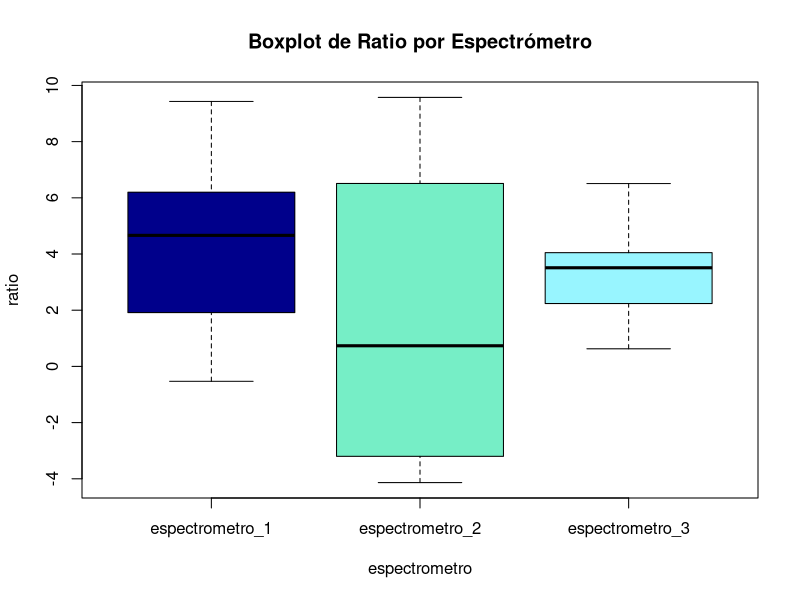
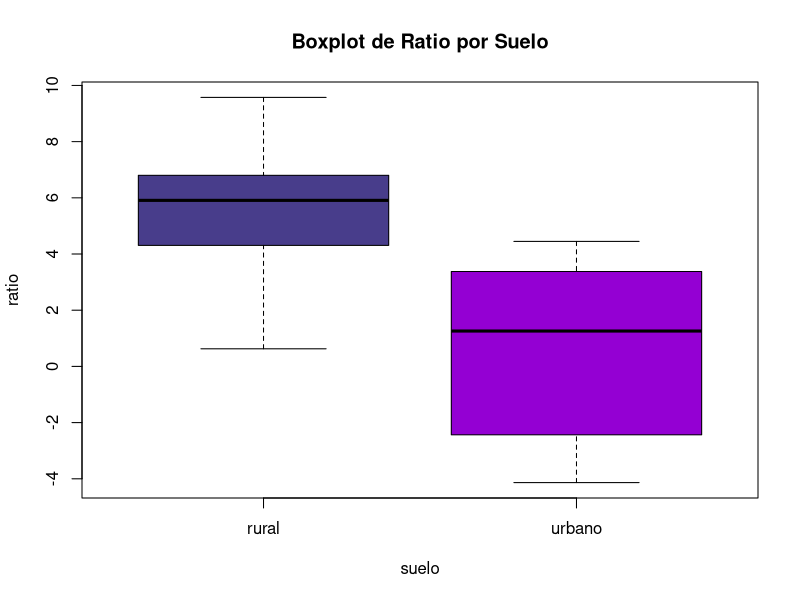
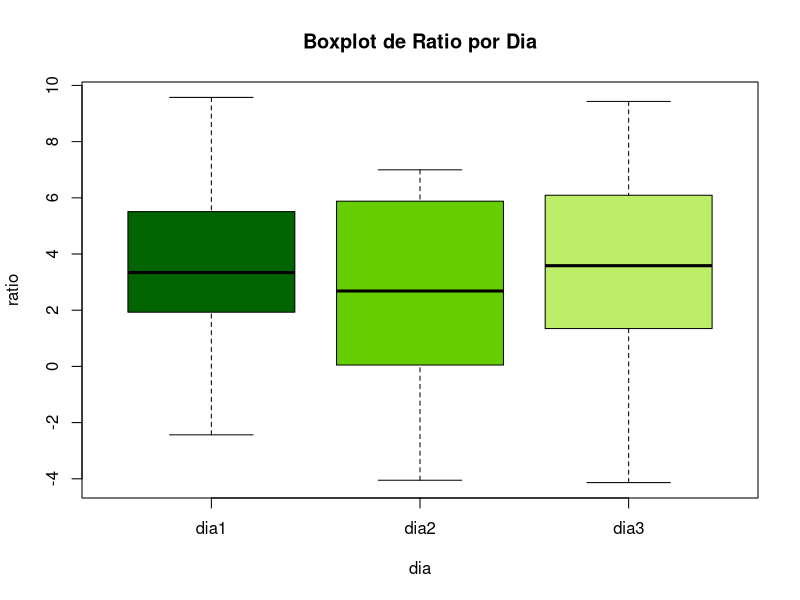
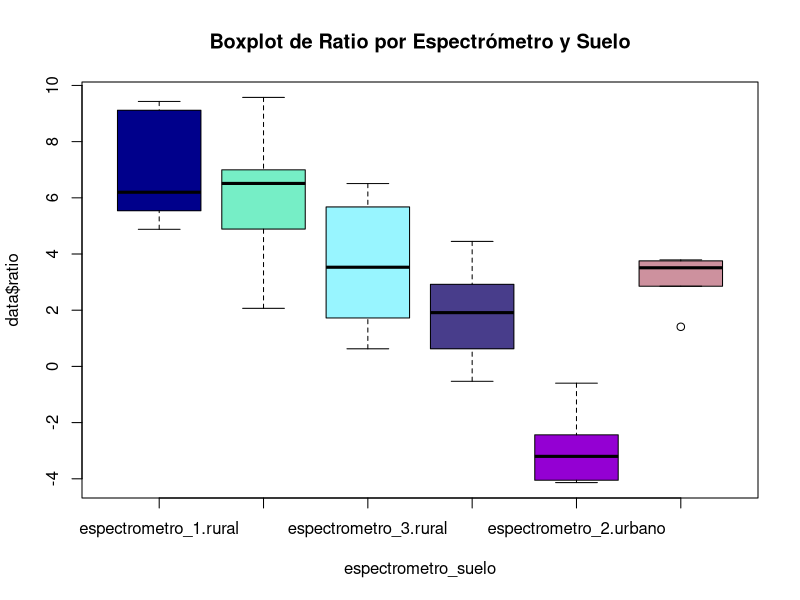
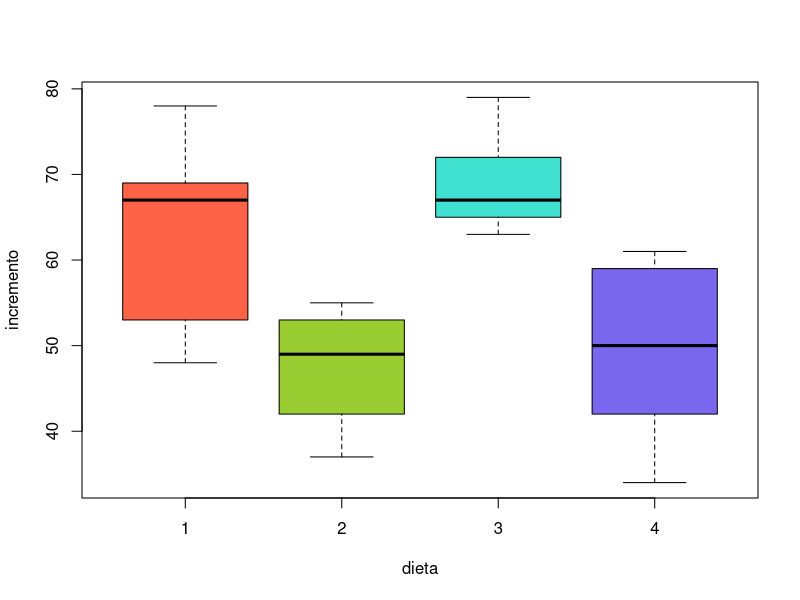
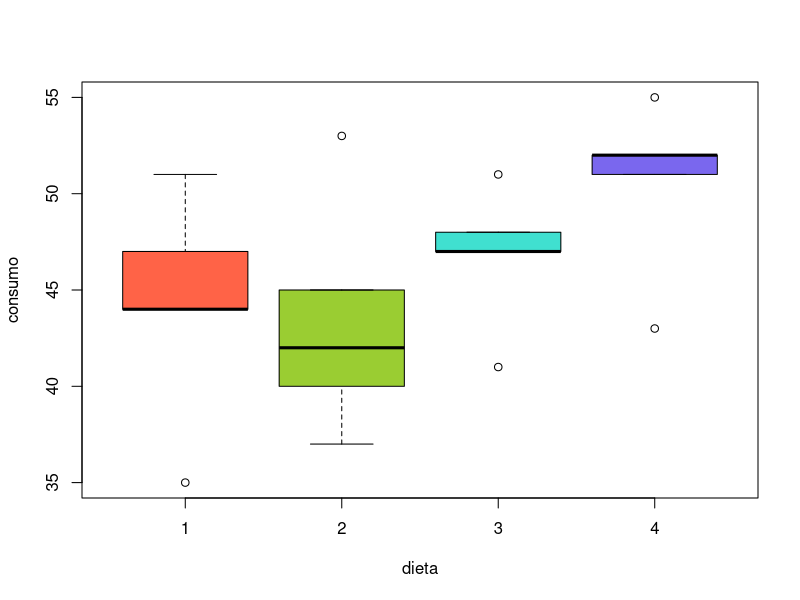
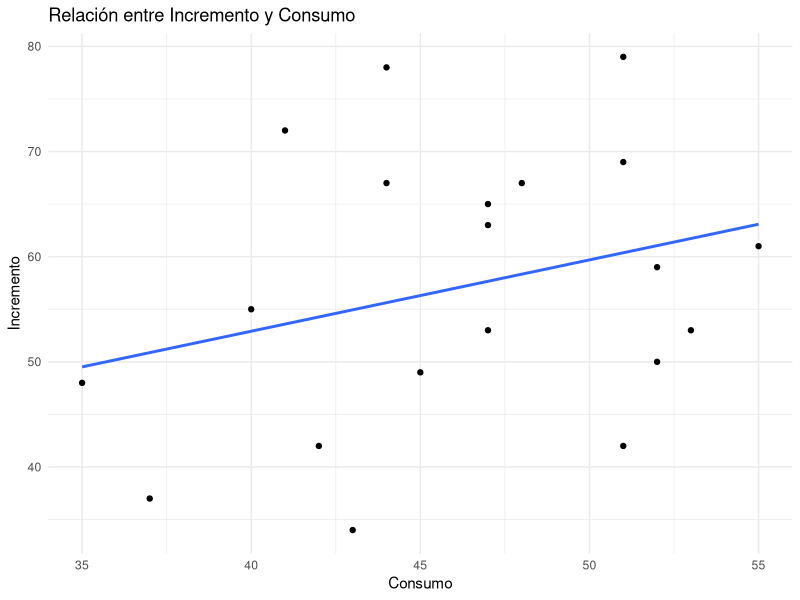
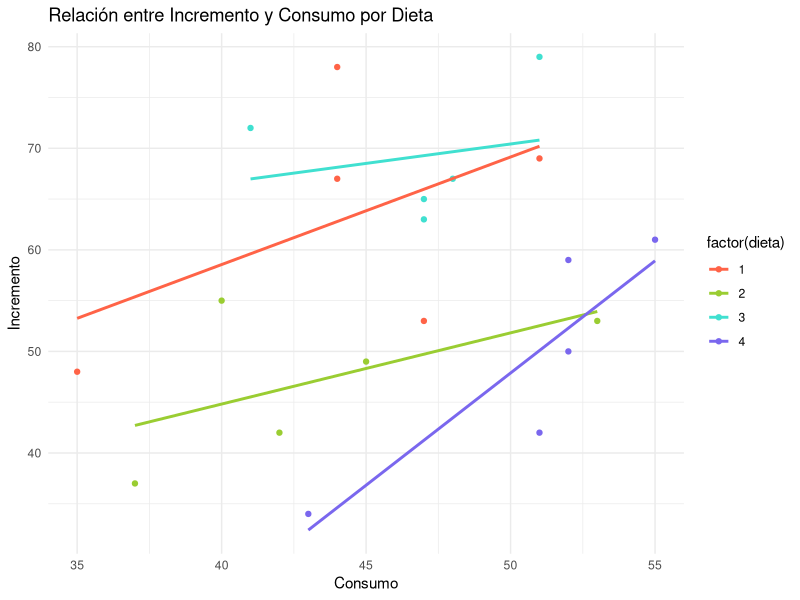

Reproduce these figures in R, in order.
## ---- chunk 1
# Seteamos el directorio de trabajo
setwd("D:/Antiguos estudios/MASTER2/Sem3/Diseño/PAC6/PAC6")

# Importamos los datos
data <- read.csv("dades_problema1_pec6.csv", dec = ",", header = TRUE, sep = ";")

# Marcamos los factores
data$espectrometro <- as.factor(data$espectrometro)
data$suelo <- as.factor(data$suelo)
data$dia <- factor(data$dia, levels = c(1, 2, 3), labels = c("dia1", "dia2", "dia3"))
## ---- chunk 2
# Primero examinamos la variable ratio
summary(data)

# Box plot de ratio por espectrometro
boxplot(ratio ~ espectrometro, data = data, col = c("blue4", "aquamarine2", "cadetblue1"), main = "Boxplot de Ratio por Espectrómetro")

# Box plot de ratio por suelo
boxplot(ratio ~ suelo, data = data, col = c("darkslateblue", "darkviolet"), main = "Boxplot de Ratio por Suelo")

# Box plot de ratio por dia
boxplot(ratio ~ dia, data = data, col = c("darkgreen", "chartreuse3", "darkolivegreen2"), main = "Boxplot de Ratio por Dia")
## ---- chunk 3
# Create an interaction factor of espectrometro and suelo
espectrometro_suelo <- interaction(data$espectrometro, data$suelo)

# Box plot of ratio by espectrometro and suelo
boxplot(data$ratio ~ espectrometro_suelo, col = c("blue4", "aquamarine2", "cadetblue1", "darkslateblue", "darkviolet", "pink3"), 
        main = "Boxplot de Ratio por Espectrómetro y Suelo")
## ---- chunk 4
# Definimos el modelo
library(lme4)
library(car)

modelo <- lmer(ratio ~ suelo + espectrometro + suelo:espectrometro + (1 | dia:suelo:espectrometro), data = data)

summary(modelo)

# Intervalos de confianza
library(broom)
confint(modelo)
## ---- chunk 5
# Testamos las hipótesis
anova_modelo <- Anova(modelo, type = "III", test = "Chisq")
print(anova_modelo)
## ---- chunk 6
# install.packages("emmeans")
library(emmeans)
library(knitr)

# Realizamos las comparaciones múltiples
emmeans_result <- emmeans(modelo, pairwise ~ suelo:espectrometro)

# Ajustamos p-valores usando la corrección de Bonferroni
adjusted_emmeans <- summary(emmeans_result, infer = c(TRUE, TRUE), adjust = "bonferroni")

# Imprimimos los valores ajustados
print(adjusted_emmeans)
## ---- chunk 7
# Extraemos los contrastes y p-valores
contrast_df <- as.data.frame(adjusted_emmeans$contrasts)

# Filtramos por p-valores < 0.05
significant_contrasts <- contrast_df[contrast_df$p.value < 0.05, c("contrast", "p.value")]


# Formateamos la tabla para imprimir
formatted_table <- data.frame(
  Contrast = significant_contrasts$contrast,
  P_Value = sprintf("%.4f", significant_contrasts$p.value)
)

# Imprimimos la tabla
library(knitr)
kable(formatted_table, col.names = c("Contraste", "P-Valor"), format = "pandoc")
## ---- chunk 8
# Instalar el paquete emmeans si aún no lo has hecho
# install.packages("emmeans")

# Cargar el paquete
library(emmeans)

# Calcular las medias marginales ajustadas (LSMeans)
lsmeans_modelo <- emmeans(modelo, ~espectrometro)

# Comparaciones múltiples entre niveles de espectrómetros
comparaciones <- pairs(lsmeans_modelo)

# Ver los resultados
summary(comparaciones)

## ---- chunk 9
# Seteamos el directorio de trabajo
setwd("D:/Antiguos estudios/MASTER2/Sem3/Diseño/PAC6/PAC6")

# Importamos los datos
data <- read.csv("dades_problema2_pec6.csv", dec = ",", header = TRUE, sep = ";")

# Marcamos los factores
data$dieta <- as.factor(data$dieta)
## ---- chunk 10
# Realiza un resumen descriptivo
summary(data)

# Gráfico relación consumo-incremento
color_dieta = c("tomato1", "olivedrab3", "turquoise", "slateblue2")

# Boxplot incremento por dieta
boxplot(incremento ~ dieta, data = data, col = color_dieta)

# Boxplot consumo por dieta
boxplot(consumo ~ dieta, data = data, col = color_dieta)

library(ggplot2)

# Gráfico de dispersión Incremento vs Consumo sin dieta
ggplot(data, aes(x = consumo, y = incremento)) +
  geom_point() +
  geom_smooth(method = "lm", se = FALSE) +  # Añade la línea de tendencia general
  labs(title = "Relación entre Incremento y Consumo",
       x = "Consumo",
       y = "Incremento") +
  theme_minimal()

# Gráfico de dispersión Incremento vs Consumo por dieta
ggplot(data, aes(x = consumo, y = incremento, color = factor(dieta))) +
  scale_color_manual(values = color_dieta) +
  geom_point() +
  geom_smooth(method = "lm", se = FALSE) +  # Añade la línea de tendencia + 
  labs(title = "Relación entre Incremento y Consumo por Dieta",
       x = "Consumo",
       y = "Incremento") +
  theme_minimal()
## ---- chunk 11
# Ajustar el modelo lineal
modelo_con <- lm(incremento ~ dieta + consumo, data = data)

summary(modelo_con)
## ---- chunk 12
# Ajustar el modelo lineal
modelo_sin <- lm(incremento ~ dieta, data = data)

# Resumen del modelo
summary(modelo_sin)
## ---- chunk 13
# Gráfico de residuos vs. orden de observaciones
plot(resid(modelo_con) ~ seq_along(resid(modelo_con)))

library(lmtest)
# Prueba de Durbin-Watson para autocorrelación de los residuos
dwtest(modelo_con)
## ---- chunk 14
plot(modelo_con, which=1)

# Prueba de Breusch-Pagan para homocedasticidad
library(lmtest)
bptest(modelo_con)
## ---- chunk 15
plot(modelo_con, which=2)

shapiro.test(modelo_con$residuals)
## ---- chunk 16
modelo_interaccion <- lm(incremento ~ consumo * dieta, data = data)
Anova(modelo_interaccion)
## ---- chunk 17
# Instalar y cargar el paquete multcomp
# install.packages("multcomp")
library(multcomp)

# Realizar comparaciones múltiples con el método de Tukey
comp <- glht(modelo_con, linfct = mcp(dieta = "Tukey"))

# Resumen de las comparaciones con ajuste de pvalores
resumen_comp <- summary(comp)
pvalores_ajustados <- p.adjust(resumen_comp$test$pvalues, method = "bonferroni")
resumen_comp$test$pvalues_ajustados <- pvalores_ajustados

# Mostrar el resumen con pvalores ajustados
print(resumen_comp)
## ---- chunk 18
# Seteamos el directorio de trabajo
setwd("D:/Antiguos estudios/MASTER2/Sem3/Diseño/PAC6/PAC6")

# Importamos los datos
data <- read.csv("dades_problema3_pec6.csv", dec = ".", header = TRUE, sep = ",")

# Marcamos los factores
data$tratamiento <- as.factor(data$tratamiento)
data$paciente <- as.factor(data$paciente)
## ---- chunk 19
# Realiza un resumen descriptivo
summary(data)

color_tratamiento = c("tomato1", "olivedrab3")

# Boxplot depresión por dieta
boxplot(depresion ~ tratamiento, data = data, col = color_tratamiento)

# Boxplot depresión por tiempo
boxplot(depresion ~ tiempo, data = data)

library(ggplot2)

# Gráfico de dispersión depresión vs tiempo
ggplot(data, aes(x = tiempo, y = depresion)) +
  geom_point() +
  geom_smooth(method = "lm", se = FALSE) +  # Añade la línea de tendencia general
  labs(title = "Relación entre Depresión y Tiempo",
       x = "Tiempo",
       y = "Depresión") +
  theme_minimal()

# Gráfico de dispersión depresión vs tiempo con tratamiento
ggplot(data, aes(x = tiempo, y = depresion, color = factor(tratamiento))) +
  scale_color_manual(values = color_tratamiento) +
  geom_point() +
  geom_smooth(method = "lm", se = FALSE) +  # Añade la línea de tendencia + 
  labs(title = "Relación entre Depresión y Tiempo",
       x = "Tiempo",
       y = "Depresión") +
  theme_minimal()
## ---- chunk 20
ggplot(data, aes(x = tiempo, y = depresion)) + 
  geom_smooth(method = "lm", level = 0.95) +
  geom_point() + 
  facet_wrap(~ paciente, nrow = 10, ncol = 5) +
  theme(
  )
## ---- chunk 21
# install.packages("lme4", dependencies=TRUE)
# install.packages("Matrix", dependencies=TRUE)
library(lme4)

# Define el modelo con intercepciones aleatorias
modelo1 <- lmer(depresion ~ tratamiento * tiempo + (1|paciente), data = data)

# Muestra un resumen del modelo
summary(modelo1)
## ---- chunk 22
library(lme4)

# Define el modelo con intercepciones y pendientes aleatorias
modelo2 <- lmer(depresion ~ tratamiento * tiempo + (tratamiento | paciente), data = data)

# TRATAMIENTO O TIEMPO HOLA??

# Muestra un resumen del modelo
summary(modelo2)
## ---- chunk 23
# AIC y BIC
modelo1_AIC <- AIC(modelo1)
modelo1_BIC <- BIC(modelo1)
modelo2_AIC <- AIC(modelo2)
modelo2_BIC <- BIC(modelo2)

# Creamos un df
resultados_df <- data.frame(
  Model = c("Modelo con intercepciones aleatorias", "Modelo con intercepciones y pendientes aleatorias"),
  AIC = c(modelo1_AIC, modelo2_AIC),
  BIC = c(modelo1_BIC, modelo2_BIC)
)

library(knitr)
kable(resultados_df, format = "pandoc")
## ---- chunk 24
# Comparación de modelos usando likelihood ratio test
anova(modelo1, modelo2)
## ---- chunk 25
# Gráfico de residuos para el modelo1
plot(residuals(modelo1) ~ fitted(modelo1))

# Gráfico de residuos para el modelo1
plot(residuals(modelo2) ~ fitted(modelo2))
## ---- chunk 26
summary(modelo1)
## ---- chunk 27
# install.packages("broom")
library(broom)

# Intervalos de confianza
confint(modelo1)
## ---- chunk 28
library(lme4)
efectos_aleatorios <- ranef(modelo1)$paciente

efecto_paciente1 <- efectos_aleatorios[1, ]
efecto_paciente26 <- efectos_aleatorios[26, ]

cat("Paciente 1:", efecto_paciente1)
cat("\n")
cat("Paciente 26:", efecto_paciente26)
## ---- chunk 29
summary(modelo1)
